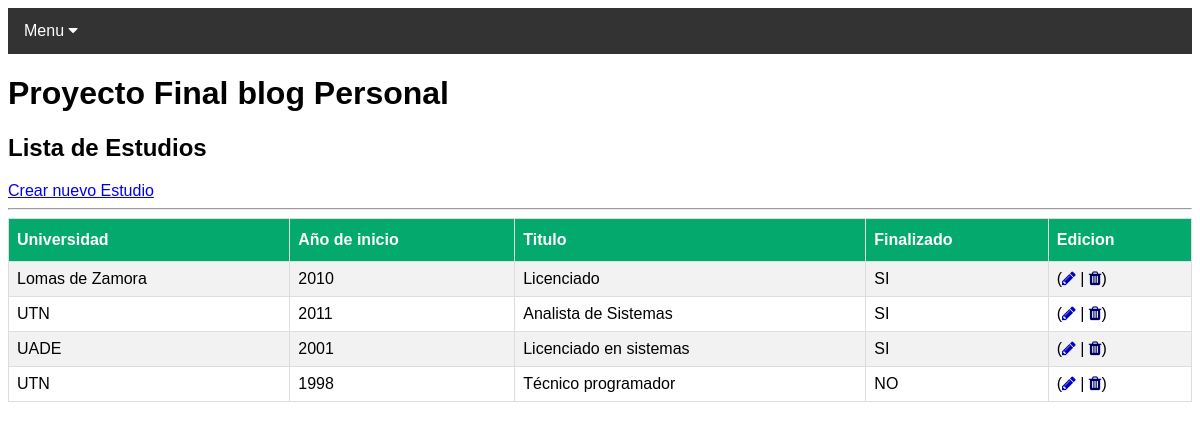
The page /blog_sab_app/estudios on the database its author committed.
### blog_sab_app/models.py (models this page shows, shortened)
class Estudio(models.Model):
    universidad = models.CharField(max_length=40)
    anio_inicio = models.IntegerField()
    titulo = models.CharField(max_length=40)
    finalizado = models.CharField(max_length=2)

### blog_sab_app/views.py (the view)
# urls.py: path('estudios', views.estudios, name='Estudios'),
def estudios(request):
    estudios = Estudio.objects.all()
    context_dict = {
        'estudios': estudios
    }
    return render(
        request=request,
        context=context_dict,
        template_name="blog_sab_app/estudios.html"
    )

### blog_sab_app/templates/blog_sab_app/estudios.html (shortened to what this page needs)
{% extends "blog_sab_app/index.html" %}
{% load static %}
{% block blog_sab_app_content %}
<h2>Lista de Estudios</h2>
<a class="card_custom" href="{% url 'blog_sab_app:EstudiosDjangoForms' %}">Crear nuevo Estudio</a>
<hr></hr>
<table id="tabla-datos">
      <tr>
        <th>Universidad</th>
        <th>Año de inicio</th>
        <th>Titulo</th>
        <th>Finalizado</th>
        <th>Edicion</th>
      </tr>
    {% for estudio in estudios %}
    <tr>
        <td>{{estudio.universidad}}</td>
        <td>{{estudio.anio_inicio}}</td>
        <td>{{estudio.titulo}}</td>
        <td>{{estudio.finalizado}}</td>
        <td>(<a href="{% url 'blog_sab_app:UpdateEstudio' estudio.id %}"><i class="fa fa-pencil" style="color: rgb(0, 0, 190);"></i></a>
        |
        <a href="{% url 'blog_sab_app:DeleteEstudio' estudio.id %}"><i class="fa fa-trash" style="color: rgb(0, 0, 100);"></i></a>)</td>
    </tr>
    {% endfor %}
{% endblock %}

### blog_sab_app/templates/blog_sab_app/index.html (shortened to what this page needs)
<!DOCTYPE html>
<html lang="en">
    <head>
        {% load static %}
        <link rel="stylesheet" href="https://cdnjs.cloudflare.com/ajax/libs/font-awesome/4.7.0/css/font-awesome.min.css">
        </head>
        <body>
        <div class="navbar">
          <div class="dropdown">
            <button class="dropbtn">Menu
              <i class="fa fa-caret-down"></i>
            </button>
          </div>
        </div>
        <header class="masthead">
            <div class="container position-relative">
                <div class="row justify-content-center">
                    <div class="col-xl-6">
                        <div class="text-center text-white">
                            <h1 class="mb-5">Proyecto Final blog Personal</h1>
                            <div class="text-lg-start text-white">
                                {% block blog_sab_app_content %}
                                {% endblock %}
                            </div>
                        </div>
                    </div>
                </div>
            </div>
        </header>
    </body>
</html>

### blog_sab_app/templates/blog_sab_app/index.html (style rules this page uses)
body { font-family: Arial, Helvetica, sans-serif; }
.navbar { overflow: hidden; background-color: #333; }
.dropdown { float: left; overflow: hidden; }
.dropdown .dropbtn { font-size: 16px; border: none; outline: none; color: white; padding: 14px 16px; background-color: inherit; font-family: inherit; margin: 0; }
#tabla-datos { font-family: Arial, Helvetica, sans-serif; border-collapse: collapse; width: 100%; }
#tabla-datos td, #tabla-datos th { border: 1px solid #ddd; padding: 8px; }
#tabla-datos tr:nth-child(even) { background-color: #f2f2f2; }
#tabla-datos th { padding-top: 12px; padding-bottom: 12px; text-align: left; background-color: #04AA6D; color: white; }

### rows shown on the page
Estudio: universidad "Lomas de Zamora", anio_inicio "2010", titulo "Licenciado", finalizado "SI"
Estudio: universidad "UTN", anio_inicio "2011", titulo "Analista de Sistemas", finalizado "SI"
Estudio: universidad "UADE", anio_inicio "2001", titulo "Licenciado en sistemas", finalizado "SI"
Estudio: universidad "UTN", anio_inicio "1998", titulo "Técnico programador", finalizado "NO"
